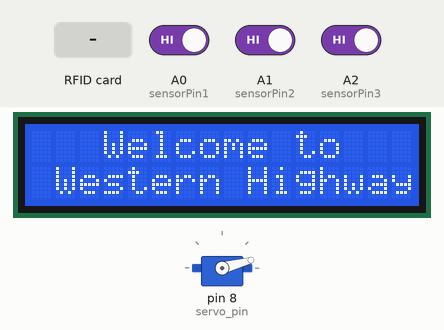
Simulated run of this sketch. Board: Arduino Uno, built with avr-gcc and run on an emulated ATmega328P. On the bench: servo, 16×2 character LCD. The test bench sets the inputs (shaded band); at power-on: A0 (sensorPin1) HIGH, A1 (sensorPin2) HIGH, A2 (sensorPin3) HIGH. What the sketch prints to the serial monitor is not drawn.

Above: at 4.3 s.
4.4 s: RFID card 5E 7A 19 C4 held to the reader
At 4.8 s:
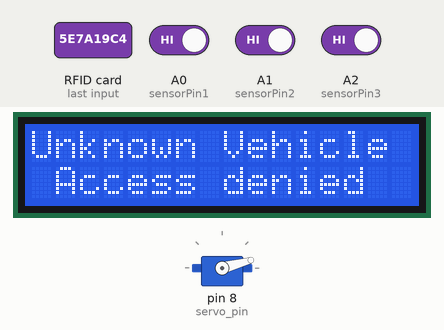
7.4 s: A0 (sensorPin1) driven LOW
At 8.6 s:
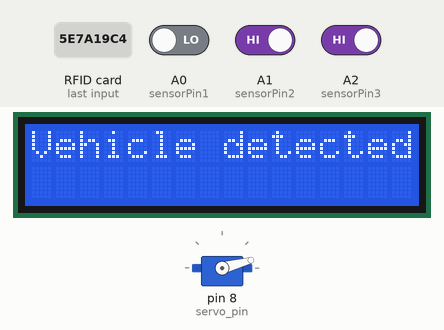
10.4 s: RFID card B4 4F 1C 1E held to the reader
At 12.4 s:
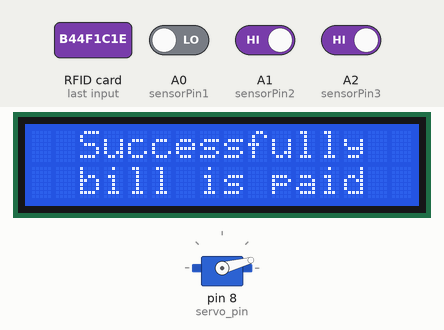
Timing chart, 0 to 13.9 s (numbered marks = the images above; inputs shaded):
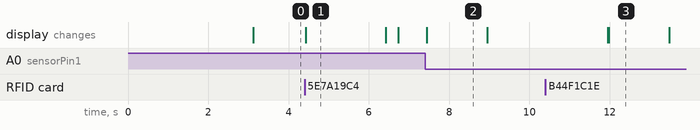

Measured:
- after the input at 4.4 s, the display: changes at once (image 1)
- after the input at 7.4 s, the display: changes at once (image 2)
- after the input at 10.4 s, the display: first differs from a run without the input after 1.6 s (image 3)
- what the display in image 1 shows lasts 2.0 s, from 4.4 s to 6.4 s
- what the display in image 2 shows lasts 1.5 s, from 7.4 s to 8.9 s

The sketch:

TOLL_MANAGEMENT_SYSTEM.ino
```cpp
/*----------------------------------------------------------------------------------------------------------
 *             MFRC522      Arduino       Arduino   Arduino    Arduino          Arduino        ESP8266
 *             Reader/PCD   Uno/101       Mega      Nano v3    Leonardo/Micro   Pro Micro      NodeMCU
 * Signal      Pin          Pin           Pin       Pin        Pin              Pin            Pin
 * ---------------------------------------------------------------------------------------------------------
 * RST/Reset   RST          9             5         D9         RESET/ICSP-5     RST           D3  (GPIO 0)
 * SPI SDA(SS) SDA(SS)      10            53        D10        10               10            D4  (GPIO 2)
 * SPI MOSI    MOSI         11 / ICSP-4   51        D11        ICSP-4           16            D7  (GPIO 13)
 * SPI MISO    MISO         12 / ICSP-1   50        D12        ICSP-1           14            D6  (GPIO 12)
 * SPI SCK     SCK          13 / ICSP-3   52        D13        ICSP-3           15            D5  (GPIO 14)
 *----------------------------------------------------------------------------------------------------------
*/

#include <SPI.h>
#include <MFRC522.h>
#include <Servo.h>
#include <LiquidCrystal.h>

LiquidCrystal lcd(2, 3, 4, 5, 6, 7); //Parameters: (rs, enable, d4, d5, d6, d7)

Servo servo;
int servo_pin = 8;
int servoPos = 15; // Position at 15 Degree (Rest Position)

#define sensorPin1 A0
#define sensorPin2 A1
#define sensorPin3 A2

int sensorValue1 = 0;
int sensorValue2 = 0;
int sensorValue3 = 0;

#define RST_PIN 9
#define SS_PIN 10

int card1Balance = 500;
int card2Balance = 70;

MFRC522 mfrc522(SS_PIN, RST_PIN);

int state = 0;

void setup () {
  Serial.begin(9600);

  servo.attach(servo_pin);
  servo.write(servoPos);

  pinMode(sensorPin1, INPUT);
  pinMode(sensorPin2, INPUT);

  SPI.begin(); // Init Serial Peripheral Interface(SPI) bus
  mfrc522.PCD_Init(); // Init MFRC522

  Serial.println(" Automatic toll colection system");

  lcd.begin(16, 2);
  lcd.setCursor(0,0);
  lcd.print(" Toll Management");
  lcd.setCursor(0,1);
  lcd.print("     System");
  delay(3000);
  lcd.clear();
}
void loop()
{
    lcd.clear();
    lcd.setCursor(0,0);
    lcd.print("   Welcome to");
    lcd.setCursor(0,1);
    lcd.print(" Western Highway");

    sensorRead();
    rfid();

    if (sensorValue1 == 0)
    {
      servoDown();
      Serial.println("Sersor 1 Active & Servo Down");
      lcd.clear();
      lcd.setCursor(0,0);
      lcd.print("Vehicle detected");
      delay(1500);
      lcd.clear();
      lcd.setCursor(0,0);
      lcd.print("Put your card");
      lcd.setCursor(0,1);
      lcd.print("near to reader...");
      delay(3000);
      lcd.clear();
    }
    else if (sensorValue2 == 0 && state == 1) // state is 1 when amount is deducted from rfid
    {
      servoUp();
      Serial.println("Sersor 2 Active & Servo Up");
      lcd.clear();
      lcd.setCursor(0,0);
      lcd.print("Have a safe and");
      lcd.setCursor(0,1);
      lcd.print("  happy journey");
      delay(3000);
      lcd.clear();
      state = 0;
    }
    else if (sensorValue3 == 0)
    {
      delay(2000);
      servoDown();
      Serial.println("Sersor 3 Active & Servo Down");
      lcd.clear();
      lcd.setCursor(0,0);
      lcd.print("  Thank You :)");
      lcd.setCursor(0,1);
      lcd.print("  Visit Again");
      delay(2000);
      lcd.clear();
    }
}

void servoDown()
{
  servo.attach(servo_pin);
//  servo.write(15);
  for (servoPos = 90; servoPos >= 15; servoPos -= 1)
  {
    servo.write(servoPos);
//    delay(5);
  }
}

void servoUp()
{
  servo.attach(servo_pin);
//  servo.write(90);
  for (servoPos = 15; servoPos <= 90; servoPos += 1)
  {
    servo.write(servoPos);
//    delay(5);
  }
}

void sensorRead()
{
  sensorValue1 = digitalRead(sensorPin1);
  sensorValue2 = digitalRead(sensorPin2);
  sensorValue3 = digitalRead(sensorPin3);
}

void rfid()
{
  if ( ! mfrc522.PICC_IsNewCardPresent()) // Look for new card
  {
    return;
  }
  if ( ! mfrc522.PICC_ReadCardSerial()) // Verify if the UID has been readed
  {
    return;
  }

  String content = "";

  for (byte i = 0; i < mfrc522.uid.size; i++) // Store UID into uidbyte array
  {
    content.concat(String(mfrc522.uid.uidByte[i] < 0x10 ? " 0" : " "));
    content.concat(String(mfrc522.uid.uidByte[i], HEX));
  }
  content.toUpperCase();

  if (content.substring(1) == "B4 4F 1C 1E") // 2E F5 4F A9
  {
    Serial.println((String)"RFID:"+content);

    if (card1Balance >= 100)
    {
      card1Balance = card1Balance - 100;
      lcdPrint();
      Serial.println(card1Balance);
      lcd.setCursor(9, 1);
      lcd.print("Rs.");
      lcd.print(card1Balance);
      delay(3000);
      lcd.clear();
      state = 1;
    }
    else
    {
      LcdPrint();
      Serial.println(card1Balance);
      lcd.setCursor(9, 1);
      lcd.print("Rs.");
      lcd.print(card1Balance);
      delay(3000);
      lcd.clear();
      lcd.setCursor(0,0);
      lcd.print("Please Recharge");
      delay(1500);
      lcd.clear();
      state = 0;
    }
  }
  else if (content.substring(1) == "52 1E 51 83") // 1E 0C 44 A9
  {
    Serial.println((String)"RFID:"+content);

    if (card2Balance >= 100)
    {
      lcdPrint();
      card2Balance = card2Balance - 100;
      Serial.println(card2Balance);
      lcd.setCursor(9, 1);
      lcd.print("Rs.");
      lcd.print(card2Balance);
      delay(3000);
      lcd.clear();
      state = 1;
    }
    else
    {
      LcdPrint();
      Serial.println(card2Balance);
      lcd.setCursor(9, 1);
      lcd.print("Rs.");
      lcd.print(card2Balance);
      delay(3000);
      lcd.clear();
      lcd.setCursor(0,0);
      lcd.print("Please Recharge");
      delay(1500);
      lcd.clear();
      state = 0;
    }
  }

  else
  {
    Serial.println("Unknown Vehicle! Access Denied! ");
    lcd.clear();
    lcd.setCursor(0,0);
    lcd.print("Unknown Vehicle");
    lcd.setCursor(0,1);
    lcd.print(" Access denied");
    delay(2000);
    lcd.clear();
  }
}

void lcdPrint()
{
  Serial.println("Successfully! your bill is paid");
  Serial.print("Your Remaining balance: ");
  lcd.clear();
  lcd.setCursor(0,0);
  lcd.print("  Successfully");
  lcd.setCursor(0,1);
  lcd.print("  bill is paid");
  delay(1500);
  lcd.clear();
  lcd.setCursor(0,0);
  lcd.print("Your Remaining");
  lcd.setCursor(0,1);
  lcd.print("balance:");
}

void LcdPrint()
{
  Serial.println("Sorry! Your Balance is insufficent");
  Serial.print("Your Remaining balance: ");
  lcd.clear();
  lcd.setCursor(0,0);
  lcd.print("  Your balance");
  lcd.setCursor(0,1);
  lcd.print(" is insufficent");
  delay(1500);
  lcd.clear();
  lcd.setCursor(0,0);
  lcd.print("Your Remaining");
  lcd.setCursor(0,1);
  lcd.print("balance:");
}
```
